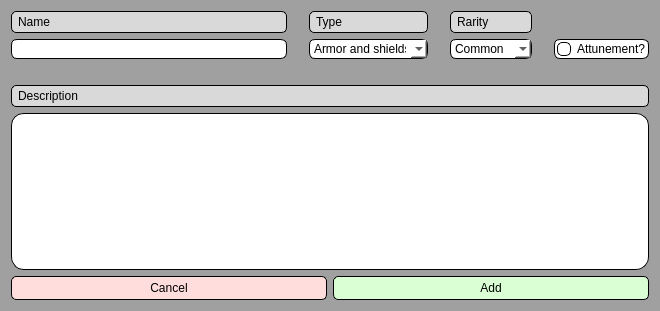
<?xml version="1.0" encoding="UTF-8"?>
<ui version="4.0">
 <class>magicItemAdder_window</class>
 <widget class="QDialog" name="magicItemAdder_window">
  <property name="geometry">
   <rect>
    <x>0</x>
    <y>0</y>
    <width>660</width>
    <height>311</height>
   </rect>
  </property>
  <property name="windowTitle">
   <string>Dialog</string>
  </property>
  <property name="styleSheet">
   <string notr="true">background: rgb(160, 160, 160)</string>
  </property>
  <layout class="QGridLayout" name="gridLayout">
   <item row="1" column="0">
    <widget class="QPushButton" name="magicItemAdderCancel_button">
     <property name="styleSheet">
      <string notr="true">QPushButton{
border-style: outset;
border-width: 1px;
border-radius: 5px;
border-color: black;
background-color:rgb(255, 221, 221);
padding:4px;
}

QPushButton::hover{
background-color: rgb(255, 184, 184);
}

QPushButton::pressed{
background-color: rgb(255, 140, 140);
}

</string>
     </property>
     <property name="text">
      <string>Cancel</string>
     </property>
     <property name="autoDefault">
      <bool>false</bool>
     </property>
    </widget>
   </item>
   <item row="1" column="1">
    <widget class="QPushButton" name="magicItemAdderAdd_button">
     <property name="styleSheet">
      <string notr="true">QPushButton{
border-style: outset;
border-width: 1px;
border-radius: 5px;
border-color: black;
background-color:rgb(218, 255, 212);
padding:4px;
}

QPushButton::hover{
background-color: rgb(182, 255, 181);
}

QPushButton::pressed{
background-color: rgb(135, 255, 129);
}

</string>
     </property>
     <property name="text">
      <string>Add</string>
     </property>
     <property name="autoDefault">
      <bool>false</bool>
     </property>
     <property name="default">
      <bool>true</bool>
     </property>
    </widget>
   </item>
   <item row="0" column="0" colspan="2">
    <layout class="QGridLayout" name="gridLayout_2">
     <item row="0" column="4" alignment="Qt::AlignTop">
      <widget class="QLabel" name="magicItemAdderRarity_label">
       <property name="styleSheet">
        <string notr="true">QLabel{
border-style: outset;
border-width: 1px;
border-radius: 5px;
border-color: black;
background-color:rgb(217,217,217);
padding:3px;
}</string>
       </property>
       <property name="frameShape">
        <enum>QFrame::Box</enum>
       </property>
       <property name="frameShadow">
        <enum>QFrame::Raised</enum>
       </property>
       <property name="text">
        <string>Rarity</string>
       </property>
      </widget>
     </item>
     <item row="0" column="0" alignment="Qt::AlignTop">
      <widget class="QLabel" name="magicItemAdderName_label">
       <property name="styleSheet">
        <string notr="true">QLabel{
border-style: outset;
border-width: 1px;
border-radius: 5px;
border-color: black;
background-color:rgb(217,217,217);
padding:3px;
}</string>
       </property>
       <property name="frameShape">
        <enum>QFrame::Box</enum>
       </property>
       <property name="frameShadow">
        <enum>QFrame::Raised</enum>
       </property>
       <property name="text">
        <string>Name</string>
       </property>
      </widget>
     </item>
     <item row="0" column="2" alignment="Qt::AlignTop">
      <widget class="QLabel" name="magicItemAdderType_label">
       <property name="styleSheet">
        <string notr="true">QLabel{
border-style: outset;
border-width: 1px;
border-radius: 5px;
border-color: black;
background-color:rgb(217,217,217);
padding:3px;
}</string>
       </property>
       <property name="frameShape">
        <enum>QFrame::Box</enum>
       </property>
       <property name="frameShadow">
        <enum>QFrame::Raised</enum>
       </property>
       <property name="text">
        <string>Type</string>
       </property>
      </widget>
     </item>
     <item row="1" column="2" alignment="Qt::AlignTop">
      <widget class="QComboBox" name="magicItemAdderType_entry">
       <property name="minimumSize">
        <size>
         <width>0</width>
         <height>20</height>
        </size>
       </property>
       <property name="styleSheet">
        <string notr="true">QComboBox{
background-color: white;
border-style: outset;
border-width: 1px;
border-radius: 6px;
border-color: black
}

QComboBox::hover
{
background-color: rgb(225, 225, 225);
}</string>
       </property>
       <property name="sizeAdjustPolicy">
        <enum>QComboBox::AdjustToContents</enum>
       </property>
       <item>
        <property name="text">
         <string>Armor and shields</string>
        </property>
       </item>
       <item>
        <property name="text">
         <string>Weapons</string>
        </property>
       </item>
       <item>
        <property name="text">
         <string>Potions</string>
        </property>
       </item>
       <item>
        <property name="text">
         <string>Rings</string>
        </property>
       </item>
       <item>
        <property name="text">
         <string>Rods</string>
        </property>
       </item>
       <item>
        <property name="text">
         <string>Scrolls</string>
        </property>
       </item>
       <item>
        <property name="text">
         <string>Staffs</string>
        </property>
       </item>
       <item>
        <property name="text">
         <string>Wands</string>
        </property>
       </item>
       <item>
        <property name="text">
         <string>Wondrous Items</string>
        </property>
       </item>
      </widget>
     </item>
     <item row="1" column="4" alignment="Qt::AlignTop">
      <widget class="QComboBox" name="magicItemAdderRarity_entry">
       <property name="minimumSize">
        <size>
         <width>0</width>
         <height>20</height>
        </size>
       </property>
       <property name="styleSheet">
        <string notr="true">QComboBox{
background-color: white;
border-style: outset;
border-width: 1px;
border-radius: 6px;
border-color: black
}

QComboBox::hover
{
background-color: rgb(225, 225, 225);
}</string>
       </property>
       <property name="sizeAdjustPolicy">
        <enum>QComboBox::AdjustToContents</enum>
       </property>
       <item>
        <property name="text">
         <string>Common</string>
        </property>
       </item>
       <item>
        <property name="text">
         <string>Uncommon</string>
        </property>
       </item>
       <item>
        <property name="text">
         <string>Rare</string>
        </property>
       </item>
       <item>
        <property name="text">
         <string>Very rare</string>
        </property>
       </item>
       <item>
        <property name="text">
         <string>Legendary</string>
        </property>
       </item>
      </widget>
     </item>
     <item row="0" column="6">
      <widget class="QLabel" name="magicItemAdderRarity_label_2">
       <property name="text">
        <string/>
       </property>
      </widget>
     </item>
     <item row="1" column="0" alignment="Qt::AlignTop">
      <widget class="QLineEdit" name="magicItemAdderName_entry">
       <property name="minimumSize">
        <size>
         <width>0</width>
         <height>20</height>
        </size>
       </property>
       <property name="styleSheet">
        <string notr="true">QLineEdit{
background-color: white;
border-style: outset;
border-width: 1px;
border-radius: 6px;
border-color: black
}

QLineEdit::hover{
background-color: rgb(225, 225, 225);
}</string>
       </property>
      </widget>
     </item>
     <item row="4" column="0" colspan="7">
      <widget class="QTextEdit" name="magicItemAdderDescription_textArea">
       <property name="styleSheet">
        <string notr="true">QTextEdit{
background-color: white;
border-style: outset;
border-width: 1px;
border-radius: 13px;
border-color: black
}

QTextEdit::hover{
background-color: rgb(225, 225, 225);
}</string>
       </property>
       <property name="acceptRichText">
        <bool>false</bool>
       </property>
      </widget>
     </item>
     <item row="1" column="6" alignment="Qt::AlignTop">
      <widget class="QCheckBox" name="magicItemAdderAttunement_checkBox">
       <property name="minimumSize">
        <size>
         <width>0</width>
         <height>20</height>
        </size>
       </property>
       <property name="styleSheet">
        <string notr="true">QCheckBox{
background-color: white;
border-style: outset;
border-width: 1px;
border-radius: 6px;
border-color: black;
padding: 2}

QCheckBox::indicator{
border-color:black;
border-style:outset;
border-width:1px;
border-radius:5px;
background-color:white
}

QCheckBox::indicator:hover{
background-color: rgb(225, 225, 225)
}

QCheckBox::indicator:checked{
background-color: rgb(75,75,75)
}</string>
       </property>
       <property name="text">
        <string>Attunement?</string>
       </property>
      </widget>
     </item>
     <item row="3" column="0" colspan="7">
      <widget class="QLabel" name="magicItemAdderDescription_label">
       <property name="styleSheet">
        <string notr="true">QLabel{
border-style: outset;
border-width: 1px;
border-radius: 5px;
border-color: black;
background-color:rgb(217,217,217);
padding:3px;
}</string>
       </property>
       <property name="frameShape">
        <enum>QFrame::Box</enum>
       </property>
       <property name="frameShadow">
        <enum>QFrame::Raised</enum>
       </property>
       <property name="text">
        <string>Description</string>
       </property>
      </widget>
     </item>
     <item row="2" column="0" colspan="7">
      <spacer name="verticalSpacer">
       <property name="orientation">
        <enum>Qt::Vertical</enum>
       </property>
       <property name="sizeType">
        <enum>QSizePolicy::Fixed</enum>
       </property>
       <property name="sizeHint" stdset="0">
        <size>
         <width>20</width>
         <height>20</height>
        </size>
       </property>
      </spacer>
     </item>
     <item row="0" column="1" rowspan="2">
      <spacer name="horizontalSpacer">
       <property name="orientation">
        <enum>Qt::Horizontal</enum>
       </property>
       <property name="sizeType">
        <enum>QSizePolicy::Fixed</enum>
       </property>
       <property name="sizeHint" stdset="0">
        <size>
         <width>10</width>
         <height>20</height>
        </size>
       </property>
      </spacer>
     </item>
     <item row="0" column="5" rowspan="2">
      <spacer name="horizontalSpacer_3">
       <property name="orientation">
        <enum>Qt::Horizontal</enum>
       </property>
       <property name="sizeType">
        <enum>QSizePolicy::Fixed</enum>
       </property>
       <property name="sizeHint" stdset="0">
        <size>
         <width>10</width>
         <height>20</height>
        </size>
       </property>
      </spacer>
     </item>
     <item row="0" column="3" rowspan="2">
      <spacer name="horizontalSpacer_2">
       <property name="orientation">
        <enum>Qt::Horizontal</enum>
       </property>
       <property name="sizeType">
        <enum>QSizePolicy::Fixed</enum>
       </property>
       <property name="sizeHint" stdset="0">
        <size>
         <width>10</width>
         <height>20</height>
        </size>
       </property>
      </spacer>
     </item>
    </layout>
   </item>
  </layout>
 </widget>
 <resources/>
 <connections/>
</ui>
